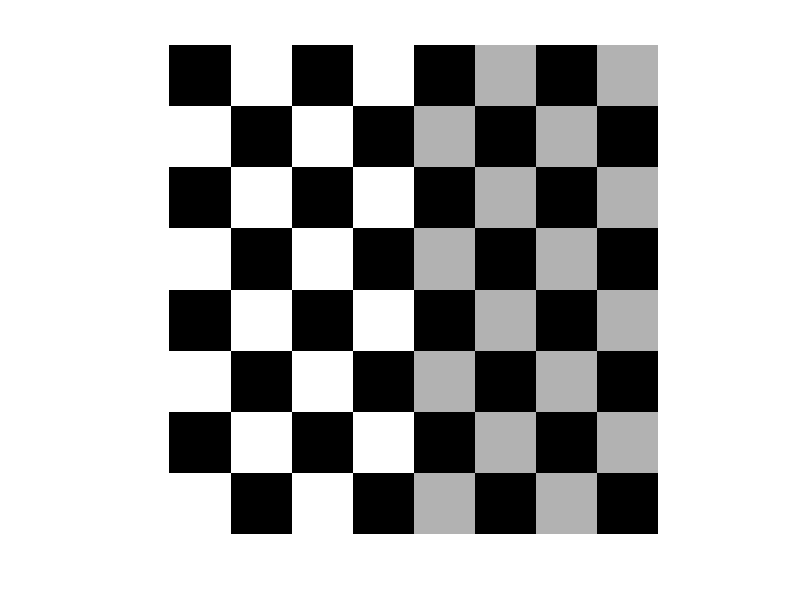

The MATLAB script that drew this image: (Note: this script raises an error after producing the figure.)
clear; clc;
rng(1);
pic = checkerboard(1);
figure
imshow(pic)
m = pic(:);

K = 50;
L = 100;
N = 64;

dims = randi(N,[int64(N/3),1]);
odin = ones([int64(N/3),1]);
sp = sparse(dims,dims,odin,L,N);
C = randn(L,N);
C = full(C.*sp);
nzC = nnz(C)/numel(C);
%rng(seed)

h = randn(K,1);
dims = randi(K,[int64(K/2),1]);
odin = ones([int64(K/2),1]);
sp = sparse(dims,dims,odin,L,K);
B = randn(L,K);
B = full(B.*sp);
nzB = nnz(B)/numel(B);
X = m(1) * h;
for iter = 2 : N
    elem = m(iter) * h;
    X = cat(2,X,elem);
end

A = circulant(C(:,1)) * B;
for iter = 2 : N
    elem = circulant(C(:,iter)) * B;
    A = cat(1,A,elem);
end

nz = nnz(A)/numel(A);

Az  = transpose(A);
y = A * X;


lambda = 100;

[Xk,E, obj, errs, iter] = lrr(y,A,lambda);

res = zeros(1,N);

for iter = 1 : N 
    elem = Xk(:,iter);
   
    mi = elem./ h;
    for i = 1 : K
        if mi(i) ~= 0
            res(iter) = mi(i);
            break
        else
            res(iter) = mi(1);
        end
    end
   
    
   
end

result = reshape(res,[8,8]);
figure
imshow(result)

figure
plot(errs)

xlabel('Iteration')
ylabel('||AX_k-y||_F')

